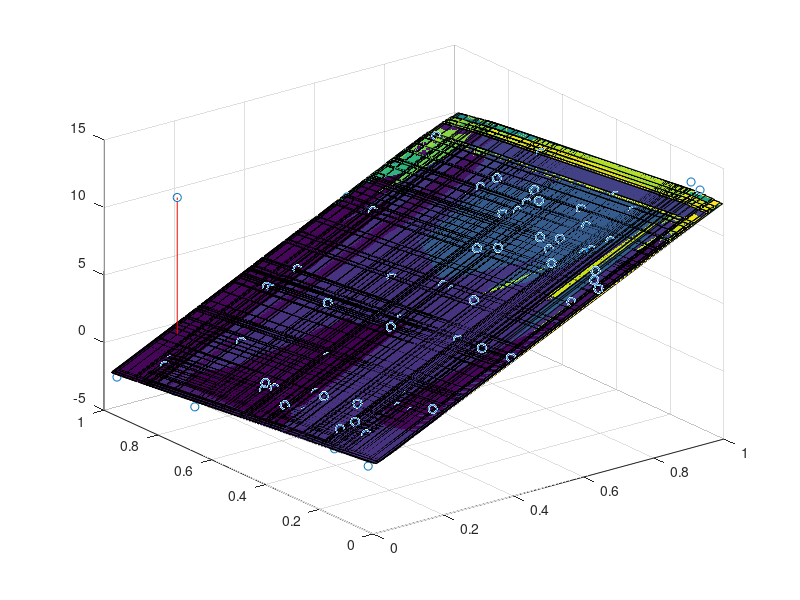

MATLAB code for this plot:
% %two-dimension
% x = rand(100, 1);
% y = 3 .* x + (rand(100,1)-0.5);
% figure
% scatter(x,y);
% hold on
% b1 = x \ y;
% plot(x, b1 * x);
% grid on;
% title("linear fit");
% 
% figure
% scatter(x,y);
% hold on
% D = [x  ones(100,1) ];
% b2 = pinv(D) * y;
% plot(x, D * b2)
% grid on
% title("pseudo inverse")
% 


%three-dimension
x = rand(100, 2);
v = 13 .* x(:,1) + (-3) .* x(:,2) + (rand(100,1) - 0.5);
v(100) = 10;
D = [x ones(100,1)];
b3 = pinv(D) * v;
figure
scatter3(x(:,1),x(:,2),v)
hold on 
V = D * b3;
[xx yy] = meshgrid(x(:,1),x(:,2));
vv = griddata(x(:,1),x(:,2),V,xx,yy,'v4');
surf(xx,yy,vv)
hold on
for i = size(D,1)
    plot3([x(i,1) x(i,1)], [x(i,2) x(i,2)],[V(i) v(i)],'r')
end
%plot3([x(100,1) x(100,1)], [x(100,2) x(100,2)],[0 v(i)],'r')
